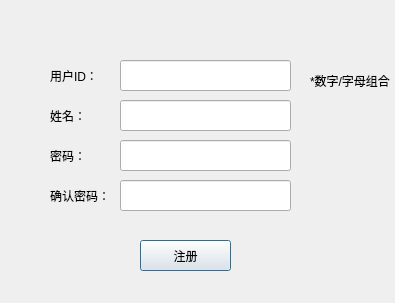
<?xml version="1.0" encoding="UTF-8"?>
<ui version="4.0">
 <class>RA_Register</class>
 <widget class="QDialog" name="RA_Register">
  <property name="geometry">
   <rect>
    <x>0</x>
    <y>0</y>
    <width>395</width>
    <height>303</height>
   </rect>
  </property>
  <property name="windowTitle">
   <string>Dialog</string>
  </property>
  <widget class="QWidget" name="gridLayoutWidget">
   <property name="geometry">
    <rect>
     <x>50</x>
     <y>60</y>
     <width>61</width>
     <height>31</height>
    </rect>
   </property>
   <layout class="QGridLayout" name="gridLayout">
    <item row="0" column="0">
     <widget class="QLabel" name="label">
      <property name="text">
       <string>用户ID：</string>
      </property>
     </widget>
    </item>
   </layout>
  </widget>
  <widget class="QWidget" name="gridLayoutWidget_2">
   <property name="geometry">
    <rect>
     <x>50</x>
     <y>100</y>
     <width>61</width>
     <height>31</height>
    </rect>
   </property>
   <layout class="QGridLayout" name="gridLayout_2">
    <item row="0" column="0">
     <widget class="QLabel" name="label_2">
      <property name="text">
       <string>姓名：</string>
      </property>
     </widget>
    </item>
   </layout>
  </widget>
  <widget class="QWidget" name="gridLayoutWidget_3">
   <property name="geometry">
    <rect>
     <x>50</x>
     <y>140</y>
     <width>61</width>
     <height>31</height>
    </rect>
   </property>
   <layout class="QGridLayout" name="gridLayout_3">
    <item row="0" column="0">
     <widget class="QLabel" name="label_3">
      <property name="text">
       <string>密码：</string>
      </property>
     </widget>
    </item>
   </layout>
  </widget>
  <widget class="QWidget" name="gridLayoutWidget_4">
   <property name="geometry">
    <rect>
     <x>50</x>
     <y>180</y>
     <width>71</width>
     <height>31</height>
    </rect>
   </property>
   <layout class="QGridLayout" name="gridLayout_4">
    <item row="0" column="0">
     <widget class="QLabel" name="label_4">
      <property name="text">
       <string>确认密码：</string>
      </property>
     </widget>
    </item>
   </layout>
  </widget>
  <widget class="QLineEdit" name="lineEdit_id">
   <property name="geometry">
    <rect>
     <x>120</x>
     <y>60</y>
     <width>171</width>
     <height>31</height>
    </rect>
   </property>
  </widget>
  <widget class="QLineEdit" name="lineEdit_name">
   <property name="geometry">
    <rect>
     <x>120</x>
     <y>100</y>
     <width>171</width>
     <height>31</height>
    </rect>
   </property>
  </widget>
  <widget class="QLineEdit" name="lineEdit_pwd">
   <property name="geometry">
    <rect>
     <x>120</x>
     <y>140</y>
     <width>171</width>
     <height>31</height>
    </rect>
   </property>
  </widget>
  <widget class="QLineEdit" name="lineEdit_pwd_2">
   <property name="geometry">
    <rect>
     <x>120</x>
     <y>180</y>
     <width>171</width>
     <height>31</height>
    </rect>
   </property>
  </widget>
  <widget class="QPushButton" name="pushButton">
   <property name="geometry">
    <rect>
     <x>140</x>
     <y>240</y>
     <width>91</width>
     <height>31</height>
    </rect>
   </property>
   <property name="text">
    <string>注册</string>
   </property>
  </widget>
  <widget class="QLabel" name="label_5">
   <property name="geometry">
    <rect>
     <x>310</x>
     <y>60</y>
     <width>81</width>
     <height>41</height>
    </rect>
   </property>
   <property name="text">
    <string>*数字/字母组合</string>
   </property>
  </widget>
 </widget>
 <resources/>
 <connections/>
</ui>
